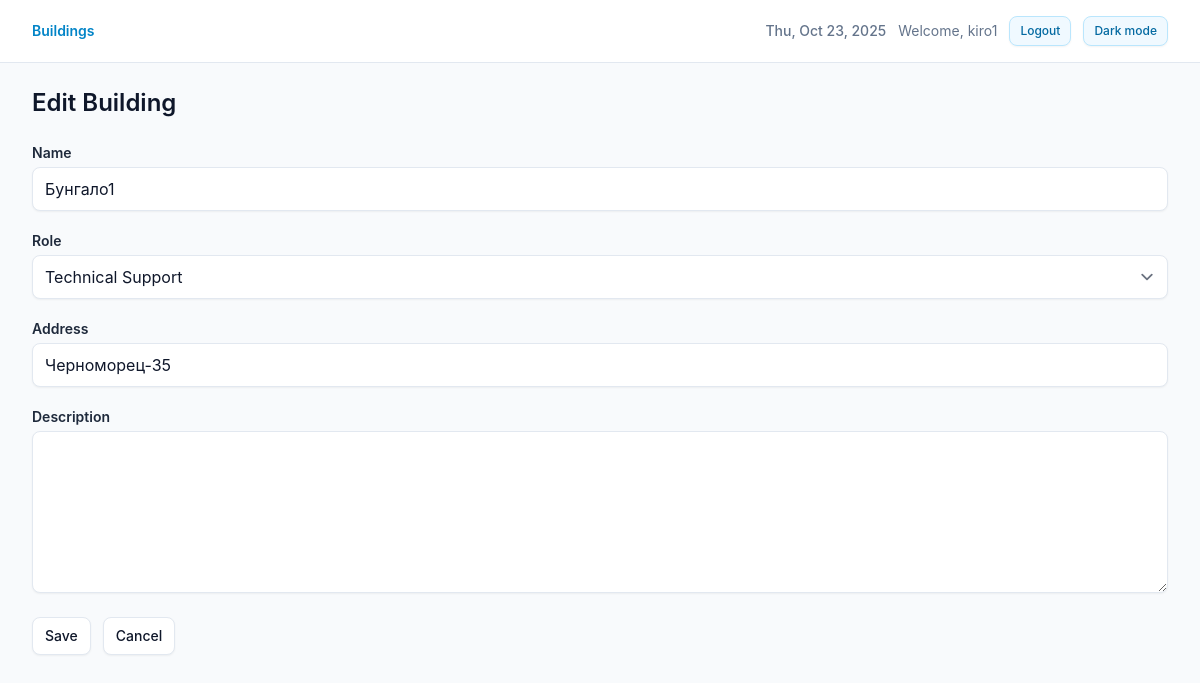
/buildings/4/edit/ (signed in), run on an earlier commit of the app's database.
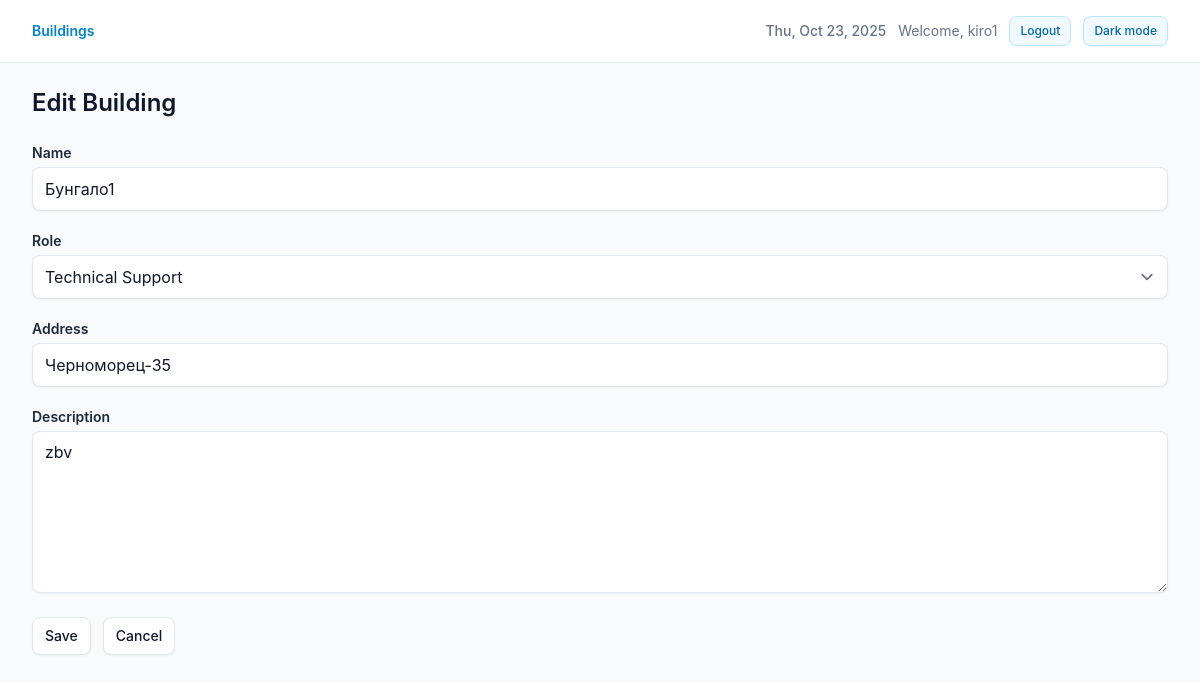
And on a later commit of the database.
### core/models.py (models this page shows, shortened)
class TimeStampedModel(models.Model):
    created_at = models.DateTimeField(auto_now_add=True, db_index=True)
    updated_at = models.DateTimeField(auto_now=True)
    class Meta:
        abstract = True

class Building(TimeStampedModel):
    class Role(models.TextChoices):
        TECH_SUPPORT = "TECH_SUPPORT", "Technical Support"
        PROPERTY_MANAGER = "PROPERTY_MANAGER", "Property Manager"
        EXTERNAL_CONTRACTOR = "EXTERNAL_CONTRACTOR", "External Contractor"
    owner = models.ForeignKey(
        settings.AUTH_USER_MODEL,
        on_delete=models.CASCADE,
        related_name="buildings",
    )
    name = models.CharField(max_length=255, db_index=True)
    address = models.CharField(max_length=512, blank=True)
    description = models.TextField(blank=True)
    role = models.CharField(
        max_length=32,
        choices=Role.choices,
        default=Role.TECH_SUPPORT,
    )
    objects = BuildingQuerySet.as_manager()
    class Meta:
        ordering = ["name", "id"]

### core/views.py (the view, shortened to what this page needs)
# urls.py: path("buildings/<int:pk>/edit/", views.BuildingUpdateView.as_view(), name="building_update"),
class BuildingUpdateView(LoginRequiredMixin, UserPassesTestMixin, UpdateView):
    model = Building
    form_class = BuildingForm
    template_name = "core/building_form.html"
    def get_form_kwargs(self):
        kwargs = super().get_form_kwargs()
        kwargs["user"] = self.request.user
        return kwargs
    def test_func(self):
        building = self.get_object()
        return _user_can_access_building(self.request.user, building)

### core/forms.py (shortened to what this page needs)
class BuildingForm(forms.ModelForm):
    class Meta:
        model = Building
        fields = ["name", "role", "address", "description", "owner"]  # 'owner' shown only to staff
        widgets = {
            "description": forms.Textarea(attrs={"rows": 6}),
        }
    def __init__(self, *args, user=None, **kwargs):
        super().__init__(*args, **kwargs)
        self._user = user
        if user and user.is_staff:
            self.fields["owner"].queryset = User.objects.order_by("username")
        else:
            self.fields.pop("owner", None)

### core/context_processors.py (called while the page is built)
def theme(request):
    return {
        "theme": request.session.get("theme", "light"),
    }

### core/views.py (called while the page is built)
def _user_can_access_building(user, building: Building) -> bool:
    return user.is_staff or building.owner_id == user.id

### templates/core/building_form.html (shortened to what this page needs)
{% extends "base.html" %}
{% block content %}
  {% with page_title=form.instance.pk|yesno:"Edit Building,New Building" %}
    {% include "core/_form_layout.html" with form=form title=page_title subtitle="" cancel_url=cancel_url %}
  {% endwith %}
{% endblock %}

### templates/core/_form_layout.html (shortened to what this page needs)
<section class="space-y-6">
  <header class="space-y-1">
    <h1 class="text-2xl font-semibold text-brand-foreground dark:text-white">{{ title }}</h1>
  </header>
  <form method="post" novalidate class="space-y-6">
    <div class="grid gap-5">
      {% for field in form.visible_fields %}
        {% if field.field.widget.input_type == 'checkbox' %}
          <div class="space-y-1">
            <label class="inline-flex items-center gap-2 text-sm font-medium text-slate-700 dark:text-slate-200">
              {{ field }}
              <span>{{ field.label }}</span>
            </label>
            {% if field.help_text %}<div class="help">{{ field.help_text|safe }}</div>{% endif %}
            {% if field.errors %}
              <div class="errors">{% for e in field.errors %}<div>{{ e }}</div>{% endfor %}</div>
            {% endif %}
          </div>
        {% else %}
          <div class="space-y-1">
            <label for="{{ field.id_for_label }}">{{ field.label }}</label>
            {{ field }}
          </div>
        {% endif %}
      {% endfor %}
    </div>
    <div class="flex flex-wrap gap-3">
      <button class="btn" type="submit">Save</button>
      <a class="btn" href="{{ cancel_url|default:'javascript:history.back()' }}">Cancel</a>
    </div>
  </form>
</section>

What changed in the data, as far as the page shows it:
changed Building "Бунгало1": description (not shown) → "zbv"
